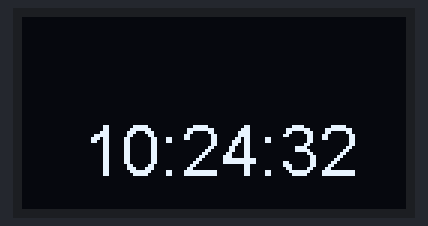
This sketch was run on a simulated ESP32. Parts: 128×64 one-colour display. WiFi joins after 1.5 s; servers stay silent unless stated; network time is answered at once with the bench clock; the local clock reads 2024-03-15 10:24:30 at power-on unless the sketch sets it; what the sketch prints to the serial monitor is not drawn.

Above: at 2.1 s.
At 6.2 s:
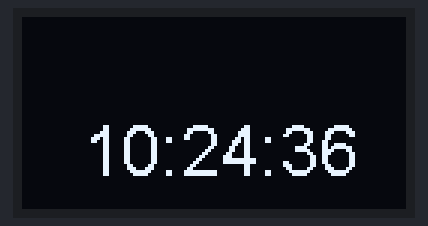
At 11.3 s:
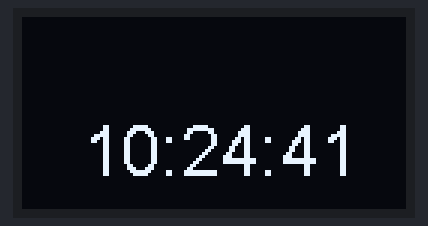
At 20.5 s:
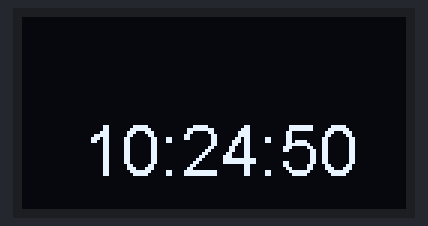
At 29.8 s:
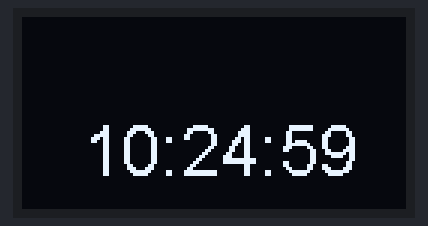
At 39.0 s:
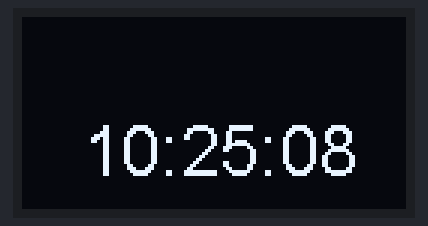

Measured:
- what the display in image 0 shows lasts 1.0 s, from 2.1 s to 3.1 s

The sketch:

cau1.ino
```cpp
/* WiFi */
#include <WiFi.h>
char *ssid      = "PTIT_LAB DAO TAO";               // Ten WiFi SSID
char *password  = "buuchinh@";               // Mat khau wifi


/* Time Stamp */
#include <NTPClient.h>
#include <WiFiUdp.h>

#define NTP_OFFSET  7  * 60 * 60 // In seconds
#define NTP_INTERVAL 60 * 1000    // In miliseconds
#define NTP_ADDRESS  "1.asia.pool.ntp.org"

WiFiUDP ntpUDP;
NTPClient timeClient(ntpUDP, NTP_ADDRESS, NTP_OFFSET, NTP_INTERVAL);

/*font created at http://oleddisplay.squix.ch */
#include "modified_font.h"

/*for ssd1306*/
#include "SSD1306.h"
#define SDA_PIN 21// GPIO21 -> SDA
#define SCL_PIN 22// GPIO22 -> SCL
#define SSD_ADDRESS 0x3c
SSD1306  display(SSD_ADDRESS, SDA_PIN, SCL_PIN);


void setup()
{
  Serial.begin(115200);
  Serial.println("");
  Serial.println("ESP32 OLED Display");
  Serial.println("");
  connectWiFi();
  timeClient.begin();

  display.init();

  display.flipScreenVertically();
  display.setTextAlignment(TEXT_ALIGN_LEFT);

}

void loop()
{
  timeClient.update();
  displayData();
  delay(1000);
}

/*Display Data*/
void displayData()
{
  String formattedTime = timeClient.getFormattedTime();
  Serial.print(formattedTime);

  display.clear();   /* clear display*/

  display.setFont(ArialMT_Plain_24);
  display.drawString(20, 31,  String(formattedTime));

  display.display();   /* write buffer to the display*/
  delay(10);
}


/* Connecting to a WiFi network*/

void connectWiFi(void)
{
  Serial.println();
  Serial.println();
  Serial.print("Connecting to ");
  Serial.println(ssid);
  WiFi.begin(ssid, password);
  while (WiFi.status() != WL_CONNECTED)
  {
    delay(1000);
    Serial.print(".");
  }
  Serial.println("");
  Serial.println("WiFi connected.");
  Serial.println("IP address: ");
  Serial.println(WiFi.localIP());

}
```

Source omitted: odified_font.h (data table, 42699 bytes)
